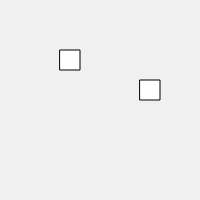
Frame 1 (no input)
Frame 60 (no input): identical to frame 1, image omitted
Frame 120 (the mouse pressed at the canvas centre since frame 60): identical to frame 1, image omitted

The p5.js sketch that drew this single still picture (run headless with seeded random() and noise() and a simulated clock; from frame 60 on, the mouse is pressed at the canvas centre):

// p5.js sketch
// ── sketch.js
// http://www.ac-grenoble.fr/disciplines/informatiquelycee/p5_base_a5.html
// translation


function setup()
{
  createCanvas(200,200);
  background(240);
  rect(60,50,20,20);
  translate(80,30);
  rect(60,50,20,20);
}


function draw()
{

  
}
